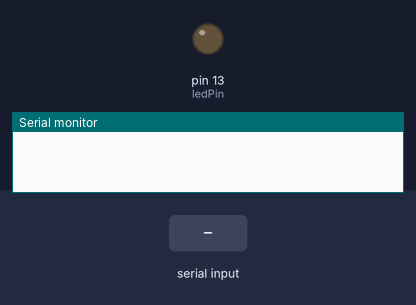
Recording of a sketch running on a simulated Arduino Uno, built with avr-gcc and run on an emulated ATmega328P. Parts: output pins drawn as LEDs (lit = HIGH), the last lines printed to the serial monitor. Inputs (shaded band) come from the test bench.

Above: at 1.2 s.
1.3 s: "1" received over Serial
At 1.7 s:
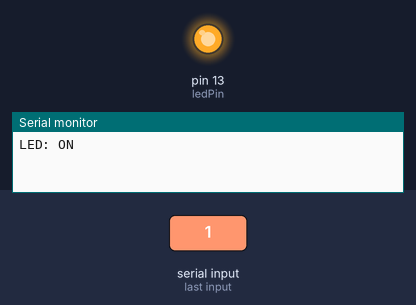
2.8 s: "0" received over Serial
At 4.0 s:
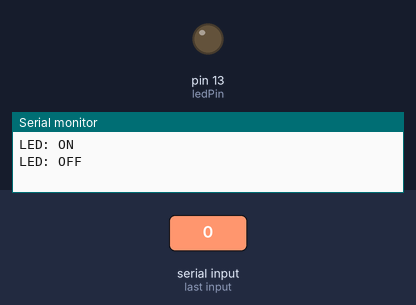
Timing chart, 0 to 5.8 s (numbered marks = the images above; inputs shaded):
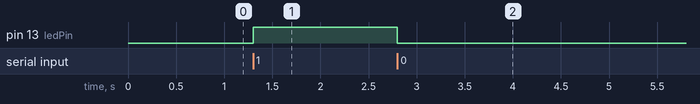

The sketch:

LED_toggle_through_bluetooth_with_HC-05.ino
```cpp
// # Notice
// HC-05 module is used here.
// Pin config
//+--------+-------------+
//| HC-05  | Arduino UNO |
//|--------+-------------+
//| GND    | GND         |
//| VCC    | 5V          |
//| RXD    | TX(pin 1)   |
//| TXD    | RX(Pin 0)   |
//+--------+-------------+

// Disconnect the RX and TX pin of HC-05 from arduino before code upload and connect back after code upload.
// use Arduino bluetooth Controller
// Tirtharaj Sinha


#define ledPin 13
int data = 0;
void setup() {
  pinMode(ledPin, OUTPUT);
  digitalWrite(ledPin, LOW);
  Serial.begin(9600); //default baud rate for bt 38400
}
void loop() {
  if(Serial.available() > 0){ // Checks whether data is comming from the serial port
    data = Serial.read(); // Reads the data from the serial port

          if (data == '0') {
            digitalWrite(ledPin, LOW); // Turn LED OFF
            Serial.println("LED: OFF");
            }
              else if (data == '1') {
                digitalWrite(ledPin, HIGH);
                Serial.println("LED: ON");

              }
  }
}
```

Measured:
- after the input at 1.3 s, pin 13 (ledPin): LOW → HIGH at once
- after the input at 2.8 s, pin 13 (ledPin): HIGH → LOW at once
